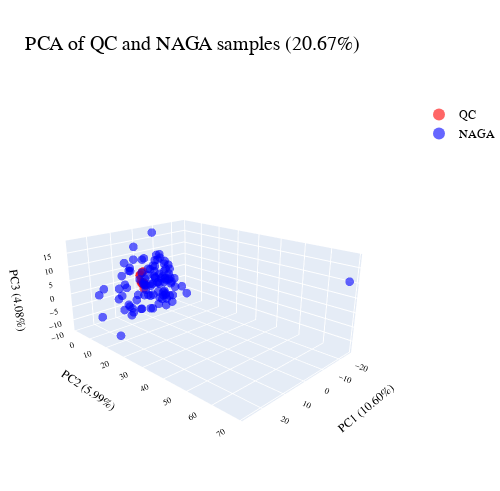

Write notebook code for a chart like this one.
### Code cell
from sklearn.decomposition import PCA
import plotly.express as px

pca = PCA(n_components=3)
pca_result = pca.fit_transform(final_qc_ex)

explained_variance = pca.explained_variance_ratio_
total_explained_variance = explained_variance.sum()

pca_df = pd.DataFrame(data=pca_result, columns=['PC1', 'PC2', 'PC3'])
pca_df['sample'] = final_qc_ex.index
pca_df['group'] = pca_df['sample'].apply(lambda x: 'NAGA' if x.startswith('NAG') else 'QC')

fig = px.scatter_3d(pca_df, x='PC1', y='PC2', z='PC3', color='group', hover_name='sample',
                    hover_data={'PC1': False, 'PC2': False, 'PC3': False, 'group': False},
                    color_discrete_map={'NAGA': 'blue', 'QC': 'red'})
fig.update_traces(marker=dict(size=3, opacity=0.6)) 

fig.update_layout(
    title=f'PCA of QC and NAGA samples ({total_explained_variance:.2%})',
    title_font_size=20,
    legend=dict(
        title_text='',  
        itemsizing='constant', 
        font=dict(size=12) 
    ),
    scene=dict(
        xaxis_title=f'PC1 ({explained_variance[0]:.2%})',
        yaxis_title=f'PC2 ({explained_variance[1]:.2%})',
        zaxis_title=f'PC3 ({explained_variance[2]:.2%})'
    ),
    font=dict(family="Arial", size=10, color="black"),
    margin=dict(l=0, r=0, b=0, t=100),  
    width=500, 
    height=491
)
fig.update_scenes(camera=dict(eye=dict(x=2, y=2, z=1)))
fig.show()

### Figure 1 — Plotly figure (JSON) as saved in the notebook; plotly's stock layout.template omitted (floating-point values rounded to 4 significant figures)
{"data": [{"customdata": [["QC"], ["QC"], ["QC"], ["QC"], ["QC"], ["QC"], ["QC"], ["QC"], ["QC"], ["QC"], ["QC"]], "hovertemplate": "<b>%{hovertext}</b><br><br><extra></extra>", "hovertext": ["QC_CTEPH", "QC_CTEPH", "QC_CTEPH", "QC_NAGA", "QC_NAGA", "QC_NAGA", "QC_NAGA", "QC_NAGA", "QC_NAGA", "QC_NAGA", "QC_NAGA"], "legendgroup": "QC", "marker": {"color": "red", "opacity": 0.6, "size": 3, "symbol": "circle"}, "mode": "markers", "name": "QC", "scene": "scene", "showlegend": true, "type": "scatter3d", "x": [3.046, 2.24, 2.239, 2.69, 1.461, 2.214, 1.78, 2.842, 2.018, 2.597, 3.064], "y": [-3.284, -2.108, -2.77, -2.876, -2.578, -2.761, -2.523, -3.089, -2.234, -2.31, -2.75], "z": [3.108, -1.98, 0.3725, 0.06876, -0.07896, 4.421, -0.2675, 3.421, 4.645, -0.2992, 0.8131]}, {"customdata": [["NAGA"], ["NAGA"], ["NAGA"], ["NAGA"], ["NAGA"], ["NAGA"], ["NAGA"], ["NAGA"], ["NAGA"], ["NAGA"], ["NAGA"], ["NAGA"], ["NAGA"], ["NAGA"], ["NAGA"], ["NAGA"], ["NAGA"], ["NAGA"], ["NAGA"], ["NAGA"], ["NAGA"], ["NAGA"], ["NAGA"], ["NAGA"], ["NAGA"], ["NAGA"], ["NAGA"], ["NAGA"], ["NAGA"], ["NAGA"], ["NAGA"], ["NAGA"], ["NAGA"], ["NAGA"], ["NAGA"], ["NAGA"], ["NAGA"], ["NAGA"], ["NAGA"], ["NAGA"], ["NAGA"], ["NAGA"], ["NAGA"], ["NAGA"], ["NAGA"], ["NAGA"], ["NAGA"], ["NAGA"], ["NAGA"], ["NAGA"], ["NAGA"], ["NAGA"], ["NAGA"], ["NAGA"], ["NAGA"], ["NAGA"], ["NAGA"], ["NAGA"], ["NAGA"], ["NAGA"], ["NAGA"], ["NAGA"], ["NAGA"], ["NAGA"], ["NAGA"], ["NAGA"], ["NAGA"], ["NAGA"], ["NAGA"], ["NAGA"], ["NAGA"], ["NAGA"], ["NAGA"], ["NAGA"], ["NAGA"], ["NAGA"], ["NAGA"], ["NAGA"], ["NAGA"], ["NAGA"], ["NAGA"], ["NAGA"], ["NAGA"], ["NAGA"], ["NAGA"], ["NAGA"], ["NAGA"], ["NAGA"], ["NAGA"], ["NAGA"], ["NAGA"], ["NAGA"], ["NAGA"], ["NAGA"], ["NAGA"], ["NAGA"], ["NAGA"], ["NAGA"], ["NAGA"], ["NAGA"]], "hovertemplate": "<b>%{hovertext}</b><br><br><extra></extra>", "hovertext": ["NAG10046", "NAG15168", "NAG13235", "NAG10562", "NAG12119", "NAG13783", "NAG16310", "NAG10787", "NAG14700", "NAG12374", "NAG15823", "NAG32914", "NAG12514", "NAG20402", "NAG11740", "NAG13289", "NAG12056", "NAG14206", "NAG15606", "NAG17451", "NAG12131", "NAG10511", "NAG14694", "NAG13377", "NAG11814", "NAG12943", "NAG10414", "NAG16711", "NAG35230", "NAG18129", "NAG17434", "NAG14074", "NAG12759", "NAG10572", "NAG10740", "NAG11630", "NAG16924", "NAG10791", "NAG21552", "NAG12123", "NAG11718", "NAG15746", "NAG10477", "NAG13492", "NAG11747", "NAG14137", "NAG13329", "NAG29937", "NAG12513", "NAG11085", "NAG19250", "NAG11829", "NAG19758", "NAG14994", "NAG17137", "NAG14837", "NAG18808", "NAG17332", "NAG16218", "NAG19015", "NAG15733", "NAG12279", "NAG10824", "NAG12945", "NAG19688", "NAG12815", "NAG12616", "NAG11111", "NAG11769", "NAG15736", "NAG18333", "NAG14006", "NAG12470", "NAG13150", "NAG13917", "NAG10751", "NAG12013", "NAG17973", "NAG11420", "NAG10422", "NAG10665", "NAG13076", "NAG17553", "NAG11442", "NAG14555", "NAG12162", "NAG14320", "NAG15155", "NAG19732", "NAG13384", "NAG16518", "NAG11101", "NAG19700", "NAG17725", "NAG16075", "NAG19326", "NAG14738", "NAG13821", "NAG15346", "NAG13406"], "legendgroup": "NAGA", "marker": {"color": "blue", "opacity": 0.6, "size": 3, "symbol": "circle"}, "mode": "markers", "name": "NAGA", "scene": "scene", "showlegend": true, "type": "scatter3d", "x": [-3.098, -10.02, 2.29, 0.85, -12.66, 3.695, -11.21, -9.753, 0.2973, 0.9831, -0.3302, -4.911, 13.32, 8.913, -4.274, 14.08, 24.52, 4.367, -8.501, -11.08, 5.678, -10.34, -10.6, -3.292, 3.037, -15.01, -1.187, 10.02, -4.879, 1.951, 1.85, 1.906, -4.797, 14.4, -0.03275, -3.373, 16.08, -8.75, -11.44, -5.945, 10.7, 14.59, -3.336, -25.28, 9.563, -14.8, -8.513, 4.084, 12.46, -12.04, -7.934, -11.81, -8.055, 8.46, -13.6, -0.3682, -4.644, -2.566, -3.729, -0.7273, 11.69, -7.264, 25.85, -3.579, 6.842, 14.76, 13.25, -4.063, -5.588, 7.613, -9.819, 6.801, -2.92, -7.726, 18.55, 10.47, 0.9332, -4.88, 15.26, -9.178, -10.97, 20.31, -0.8748, 10.43, -6.677, 26.58, -8.365, -10.24, 1.502, -10.73, -5.14, -5.547, -2.44, -5.726, 3.262, 2.804, -8.623, -4.098, -5.796, 1.939], "y": [1.081, -3.847, -1.319, -2.999, -4.632, -0.2297, -1.753, -1.257, -1.919, 0.7189, -1.415, 0.9176, 2.592, 3.147, -4.071, 2.636, 5.175, 0.952, -2.622, -8.27, -2.636, -1.677, -0.5951, -0.2513, 1.685, -3.612, -1.953, 0.404, -2.092, 2.711, -2.976, -1.23, 2.099, 5.364, -1.845, 2.033, 3.397, -1.468, -2.399, -3.948, -1.974, 1.714, -1.821, 68.16, -0.9944, 3.749, -1.902, 0.2504, 3.562, -5.801, 1.553, -0.2549, -5.872, 0.6734, 2.186, 0.2331, -3.409, -0.9027, -2.64, -1.825, 3.737, -1.91, 4.115, 3.561, 2.269, -0.1883, 3.151, -0.401, -3.132, -2.861, -1.277, 1.857, -2.486, -0.9784, 4.942, 4.312, -2.923, -2.238, 3.201, -2.26, -0.9255, 7.314, -0.4309, 1.433, -2.562, 6.446, -2.519, 0.3929, -1.517, -5.453, -4.007, -0.9513, -1.383, -2.308, -1.62, -3.714, -3.794, 3.232, 1.232, 1.341], "z": [3.361, 6.153, -0.5227, 9.439, 0.2211, 0.4651, -3.01, 5.172, 2.864, 5.965, -0.5742, -4.401, 1.885, -1.736, 18.45, 3.237, 4.69, -3.459, 2.343, 7.928, 14.77, -7.954, -1.829, -9.375, -3.567, -5.747, -1.691, 8.241, -5.006, -9.021, 9.101, -2.526, 1.184, -4.207, 5.372, -6.718, -0.2391, -0.9597, -0.7028, 9.335, 9.725, 6.438, 1.212, 10.38, 6.768, -6.699, -0.1384, 1.341, -8.632, 2.101, 4.497, -0.6544, 6.737, 11.12, -3.865, -4.623, 7.499, 1.291, 3.414, -5.656, -7.683, -7.143, 2.569, 7.777, -8.01, 1.22, -4.455, -6.922, -1.503, 5.873, -0.8208, -8.166, 5.887, -11.19, -0.4387, -3.037, 1.441, -1.311, -5.923, -9.119, -10.6, -13.15, -0.5525, -7.092, 8.418, -4.531, -5.728, -7.197, -0.7511, -3.179, 4.922, 0.5129, 2.124, -2.054, 4.529, 1.348, 0.01813, -4.32, -5.79, -9.373]}], "layout": {"font": {"color": "black", "family": "Arial", "size": 10}, "height": 491, "legend": {"font": {"size": 12}, "itemsizing": "constant", "title": {"text": ""}, "tracegroupgap": 0}, "margin": {"b": 0, "l": 0, "r": 0, "t": 100}, "scene": {"camera": {"eye": {"x": 2, "y": 2, "z": 1}}, "domain": {"x": [0, 1], "y": [0, 1]}, "xaxis": {"title": {"text": "PC1 (10.60%)"}}, "yaxis": {"title": {"text": "PC2 (5.99%)"}}, "zaxis": {"title": {"text": "PC3 (4.08%)"}}}, "title": {"font": {"size": 20}, "text": "PCA of QC and NAGA samples (20.67%)"}, "width": 500}}
